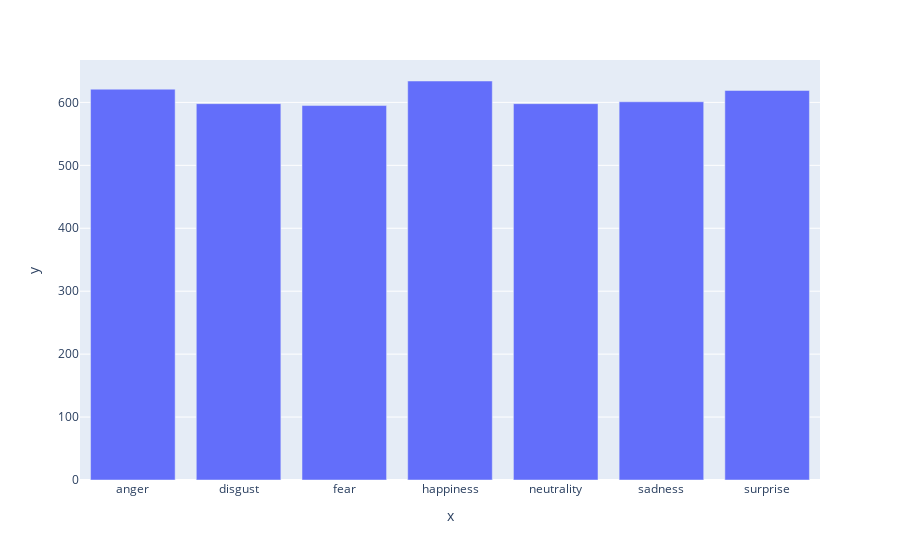

This figure's notebook cell:
### Code cell
label = []
count = []
for dir in os.listdir(test_dir):
  label.append(dir)
  count.append(len(os.listdir(f'C:/Users/LENOVO/Documents/PKM/Project_PKM/CNN/facial_expression/res_new_dataset/test/{dir}')))
fig = px.bar(x=label, y=count)
fig.show()

### Figure 1 — Plotly figure (JSON) as saved in the notebook; plotly's stock layout.template omitted (floating-point values rounded to 4 significant figures)
{"data": [{"alignmentgroup": "True", "hovertemplate": "x=%{x}<br>y=%{y}<extra></extra>", "legendgroup": "", "marker": {"color": "#636efa", "pattern": {"shape": ""}}, "name": "", "offsetgroup": "", "orientation": "v", "showlegend": false, "textposition": "auto", "type": "bar", "x": ["anger", "disgust", "fear", "happiness", "neutrality", "sadness", "surprise"], "xaxis": "x", "y": [621, 598, 595, 634, 598, 601, 619], "yaxis": "y"}], "layout": {"barmode": "relative", "legend": {"tracegroupgap": 0}, "margin": {"t": 60}, "xaxis": {"anchor": "y", "domain": [0, 1], "title": {"text": "x"}}, "yaxis": {"anchor": "x", "domain": [0, 1], "title": {"text": "y"}}}}
